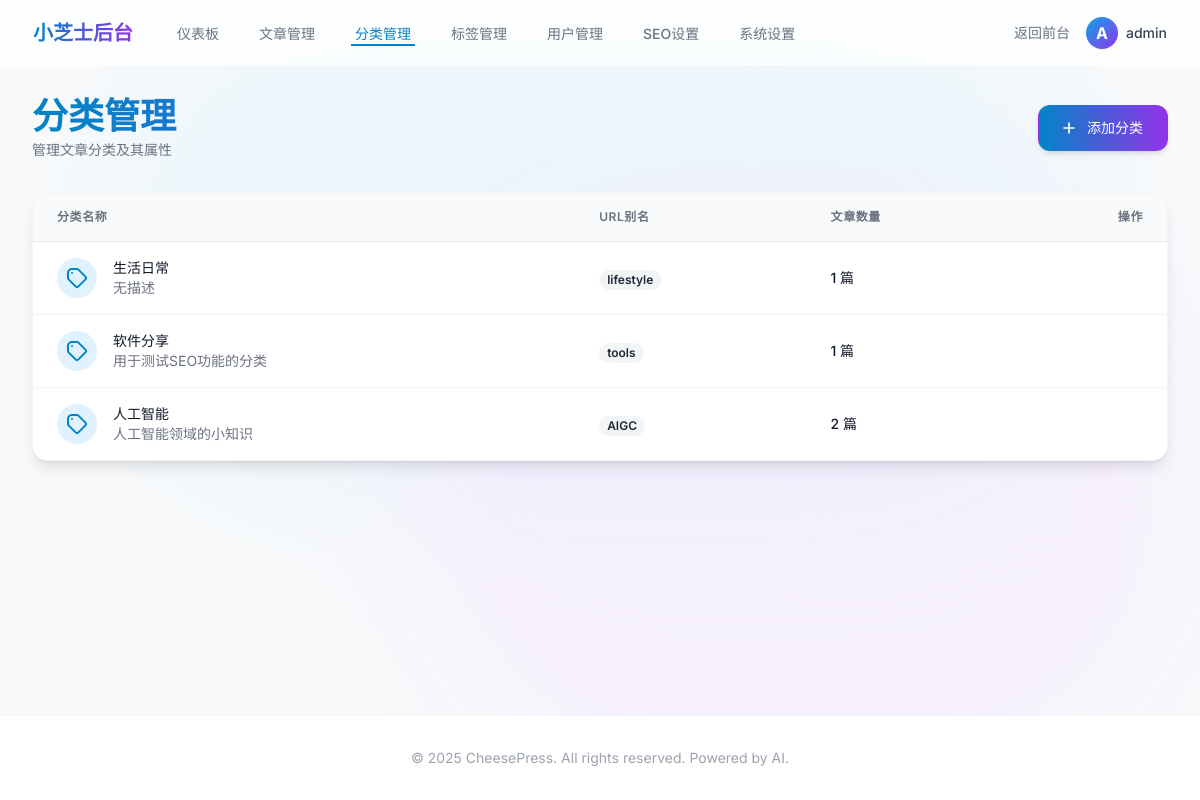
The app's page /admin/categories (signed in) with its own data.
### app/models/__init__.py (models this page shows, shortened)
class User(UserMixin, db.Model):
    __tablename__ = 'users'
    id = db.Column(db.Integer, primary_key=True)
    username = db.Column(db.String(80), unique=True, nullable=False)
    email = db.Column(db.String(120), unique=True, nullable=False)
    password_hash = db.Column(db.String(255), nullable=False)
    first_name = db.Column(db.String(50), nullable=True)
    last_name = db.Column(db.String(50), nullable=True)
    bio = db.Column(db.Text, nullable=True)
    avatar = db.Column(db.String(255), nullable=True)
    role = db.Column(db.String(20), default='user')  # user, editor, admin
    is_active = db.Column(db.Boolean, default=True)
    created_at = db.Column(db.DateTime, default=datetime.utcnow)
    updated_at = db.Column(db.DateTime, default=datetime.utcnow, onupdate=datetime.utcnow)
    posts = db.relationship('Post', backref='author', lazy=True, foreign_keys='Post.user_id')
    comments = db.relationship('Comment', backref='author', lazy=True, foreign_keys='Comment.user_id')

class Category(db.Model):
    __tablename__ = 'categories'
    id = db.Column(db.Integer, primary_key=True)
    name = db.Column(db.String(100), unique=True, nullable=False)
    slug = db.Column(db.String(100), unique=True, nullable=False)
    description = db.Column(db.Text, nullable=True)
    parent_id = db.Column(db.Integer, db.ForeignKey('categories.id'), nullable=True)
    created_at = db.Column(db.DateTime, default=datetime.utcnow)
    seo_title = db.Column(db.String(200), nullable=True)
    seo_description = db.Column(db.Text, nullable=True)
    seo_keywords = db.Column(db.Text, nullable=True)
    parent = db.relationship('Category', remote_side=[id], backref='subcategories')
    posts = db.relationship('Post', backref='category', lazy=True)

### app/admin/__init__.py (the view)
@bp.route('/categories')
def categories():
    categories = Category.query.order_by(Category.created_at.desc()).all()
    return render_template('admin/categories/index.html', categories=categories)

### app/admin/__init__.py (called while the page is built)
@bp.before_request
@login_required
def check_admin():
    if current_user.role not in ['admin', 'editor']:
        flash('您没有权限访问管理后台', 'error')
        return redirect(url_for('main.index'))

### app/utils/seo.py (called while the page is built)
def get_seo_settings():
    return SeoSetting.query.first()

def register_seo_functions(app):
    @app.context_processor
    def inject_seo_functions():
        return dict(
            get_post_seo_data=get_post_seo_data,
            get_category_seo_data=get_category_seo_data,
            get_search_seo_data=get_search_seo_data,
            generate_meta_tags=generate_meta_tags
        )

### app/templates/admin/categories/index.html (shortened to what this page needs)
{% extends "admin/base.html" %}
{% block content %}
<div class="animate-fade-in">
    <div class="md:flex md:items-center md:justify-between mb-8">
        <div class="flex-1 min-w-0">
            <h2
                class="text-3xl font-bold leading-7 text-transparent bg-clip-text bg-gradient-to-r from-primary-600 to-purple-600 sm:text-4xl sm:truncate">
            </h2>
            <p class="mt-1 text-sm text-gray-500">管理文章分类及其属性</p>
        </div>
        <div class="mt-4 flex md:mt-0 md:ml-4">
            <a href="{{ url_for('admin.create_category') }}"
                class="inline-flex items-center px-6 py-3 border border-transparent rounded-xl shadow-md text-sm font-medium text-white bg-gradient-to-r from-primary-600 to-purple-600 hover:from-primary-700 hover:to-purple-700 focus:outline-none focus:ring-2 focus:ring-offset-2 focus:ring-primary-500 transition-all transform hover:-translate-y-0.5">
                <svg class="-ml-1 mr-2 h-5 w-5" xmlns="http://www.w3.org/2000/svg" fill="none" viewBox="0 0 24 24"
                    stroke="currentColor">
                    <path stroke-linecap="round" stroke-linejoin="round" stroke-width="2"
                        d="M12 6v6m0 0v6m0-6h6m-6 0H6" />
                </svg>
                添加分类
            </a>
        </div>
    </div>
    <div class="bg-white shadow-lg rounded-2xl overflow-hidden border border-gray-100">
        <div class="overflow-x-auto">
            <table class="min-w-full divide-y divide-gray-200">
                <thead class="bg-gray-50">
                    <tr>
                        <th scope="col"
                            class="px-6 py-4 text-left text-xs font-semibold text-gray-500 uppercase tracking-wider">
                            分类名称
                        </th>
                        <th scope="col"
                            class="px-6 py-4 text-left text-xs font-semibold text-gray-500 uppercase tracking-wider">
                            URL别名
                        </th>
                        <th scope="col"
                            class="px-6 py-4 text-left text-xs font-semibold text-gray-500 uppercase tracking-wider">
                            文章数量
                        </th>
                        <th scope="col"
                            class="px-6 py-4 text-right text-xs font-semibold text-gray-500 uppercase tracking-wider">
                            操作
                        </th>
                    </tr>
                </thead>
                <tbody class="bg-white divide-y divide-gray-100">
                    {% for category in categories %}
                    <tr class="hover:bg-gray-50 transition-colors duration-150">
                        <td class="px-6 py-4 whitespace-nowrap">
                            <div class="flex items-center">
                                <div
                                    class="flex-shrink-0 h-10 w-10 rounded-full bg-primary-100 flex items-center justify-center text-primary-600">
                                    <svg class="h-6 w-6" fill="none" viewBox="0 0 24 24" stroke="currentColor">
                                        <path stroke-linecap="round" stroke-linejoin="round" stroke-width="2"
                                            d="M7 7h.01M7 3h5c.512 0 1.024.195 1.414.586l7 7a2 2 0 010 2.828l-7 7a2 2 0 01-2.828 0l-7-7A1.994 1.994 0 013 12V7a4 4 0 014-4z" />
                                    </svg>
                                </div>
                                <div class="ml-4">
                                    <div class="text-sm font-medium text-gray-900">{{ category.name }}</div>
                                    <div class="text-sm text-gray-500 max-w-xs truncate">{{ category.description if
                                        category.description else '无描述' }}</div>
                                </div>
                            </div>
                        </td>
                        <td class="px-6 py-4 whitespace-nowrap">
                            <span
                                class="px-2 inline-flex text-xs leading-5 font-semibold rounded-full bg-gray-100 text-gray-800">
                                {{ category.slug }}
                            </span>
                        </td>
                        <td class="px-6 py-4 whitespace-nowrap">
                            <div class="text-sm text-gray-900 font-medium">{{ category.posts|length }} 篇</div>
                        </td>
                        <td class="px-6 py-4 whitespace-nowrap text-right text-sm font-medium">
                    </tr>
                    {% endfor %}
                </tbody>
            </table>
        </div>
    </div>
</div>
{% endblock %}

### app/templates/admin/base.html (shortened to what this page needs)
<!DOCTYPE html>
<html lang="zh-CN">
<head>
    <script src="https://cdn.tailwindcss.com?plugins=typography,forms,line-clamp"></script>
    <link rel="stylesheet" href="{{ url_for('static', filename='css/style.css') }}">
</head>
<body class="bg-gray-50 font-sans text-gray-800 antialiased selection:bg-primary-500 selection:text-white">
    <div class="fixed inset-0 -z-10 overflow-hidden">
        <div
            class="absolute bottom-0 right-0 w-[800px] h-[600px] bg-purple-100 rounded-full blur-3xl opacity-50 pointer-events-none">
        </div>
    </div>
    <nav class="fixed w-full z-50 top-0 transition-all duration-300 glass">
        <div class="max-w-7xl mx-auto px-4 sm:px-6 lg:px-8">
            <div class="flex justify-between h-16">
                <div class="flex items-center">
                    <div class="flex-shrink-0 flex items-center">
                        <a href="{{ url_for('main.index') }}"
                            class="text-xl font-bold bg-clip-text text-transparent bg-gradient-to-r from-primary-600 to-purple-600 hover:opacity-80 transition-opacity">
                        </a>
                    </div>
                    <div class="hidden md:ml-10 md:flex md:space-x-8">
                        <a href="{{ url_for('admin.dashboard') }}"
                            class="{% if request.endpoint == 'admin.dashboard' %}text-primary-600 border-b-2 border-primary-600{% else %}text-gray-500 hover:text-gray-700 hover:border-gray-300 border-b-2 border-transparent{% endif %} inline-flex items-center px-1 pt-1 text-sm font-medium transition-all duration-200">
                            仪表板
                        </a>
                        <a href="{{ url_for('admin.posts') }}"
                            class="{% if 'admin.posts' in request.endpoint or 'admin.create_post' in request.endpoint or 'admin.edit_post' in request.endpoint %}text-primary-600 border-b-2 border-primary-600{% else %}text-gray-500 hover:text-gray-700 hover:border-gray-300 border-b-2 border-transparent{% endif %} inline-flex items-center px-1 pt-1 text-sm font-medium transition-all duration-200">
                            文章管理
                        </a>
                        <a href="{{ url_for('admin.categories') }}"
                            class="{% if 'admin.categories' in request.endpoint or 'admin.create_category' in request.endpoint or 'admin.edit_category' in request.endpoint %}text-primary-600 border-b-2 border-primary-600{% else %}text-gray-500 hover:text-gray-700 hover:border-gray-300 border-b-2 border-transparent{% endif %} inline-flex items-center px-1 pt-1 text-sm font-medium transition-all duration-200">
                            分类管理
                        </a>
                        <a href="{{ url_for('admin.tags') }}"
                            class="{% if 'admin.tags' in request.endpoint or 'admin.create_tag' in request.endpoint or 'admin.edit_tag' in request.endpoint %}text-primary-600 border-b-2 border-primary-600{% else %}text-gray-500 hover:text-gray-700 hover:border-gray-300 border-b-2 border-transparent{% endif %} inline-flex items-center px-1 pt-1 text-sm font-medium transition-all duration-200">
                            标签管理
                        </a>
                        <a href="{{ url_for('admin.users') }}"
                            class="{% if 'admin.users' in request.endpoint or 'admin.create_user' in request.endpoint or 'admin.edit_user' in request.endpoint or 'admin.change_password' in request.endpoint %}text-primary-600 border-b-2 border-primary-600{% else %}text-gray-500 hover:text-gray-700 hover:border-gray-300 border-b-2 border-transparent{% endif %} inline-flex items-center px-1 pt-1 text-sm font-medium transition-all duration-200">
                            用户管理
                        </a>
                        <a href="{{ url_for('admin_seo.index') }}"
                            class="{% if 'admin_seo' in request.endpoint %}text-primary-600 border-b-2 border-primary-600{% else %}text-gray-500 hover:text-gray-700 hover:border-gray-300 border-b-2 border-transparent{% endif %} inline-flex items-center px-1 pt-1 text-sm font-medium transition-all duration-200">
                            SEO设置
                        </a>
                        <a href="{{ url_for('admin.settings') }}"
                            class="{% if 'admin.settings' in request.endpoint %}text-primary-600 border-b-2 border-primary-600{% else %}text-gray-500 hover:text-gray-700 hover:border-gray-300 border-b-2 border-transparent{% endif %} inline-flex items-center px-1 pt-1 text-sm font-medium transition-all duration-200">
                            系统设置
                        </a>
                    </div>
                </div>
                <div class="flex items-center space-x-4">
                    <a href="{{ url_for('main.index') }}"
                        class="text-gray-500 hover:text-primary-600 transition-colors text-sm font-medium">
                        返回前台
                    </a>
                    <div class="relative group">
                        <button
                            class="flex items-center space-x-2 text-gray-700 hover:text-primary-600 transition-colors">
                            <div
                                class="w-8 h-8 rounded-full bg-gradient-to-br from-primary-500 to-purple-600 flex items-center justify-center text-white font-bold shadow-sm">
                                {{ current_user.username[0].upper() }}
                            </div>
                            <span class="text-sm font-medium">{{ current_user.username }}</span>
                        </button>
                    </div>
                </div>
            </div>
        </div>
    </nav>
    <div class="min-h-screen flex flex-col pt-16">
        <main class="flex-1 py-8">
            <div class="max-w-7xl mx-auto px-4 sm:px-6 lg:px-8">
                {% block content %}{% endblock %}
            </div>
        </main>
        <footer class="bg-white border-t border-gray-100 mt-auto">
            <div class="max-w-7xl mx-auto py-8 px-4 sm:px-6 lg:px-8">
                <div class="text-center">
                    <p class="text-sm text-gray-400">
                        &copy; 2025 CheesePress. All rights reserved. Powered by AI.
                    </p>
                </div>
            </div>
        </footer>
</body>
</html>

### app/static/css/style.css (style rules this page uses)
.glass { background: rgba(255, 255, 255, 0.7); backdrop-filter: blur(10px); -webkit-backdrop-filter: blur(10px); border: 1px solid rgba(255, 255, 255, 0.3); }
.animate-fade-in { animation: fadeIn 0.6s ease-out forwards; }

### records on screen
User: username "A", username "admin"
Category: name "生活日常", description "无描述", slug "lifestyle", posts|length "1"
Category: name "软件分享", description "用于测试SEO功能的分类", slug "tools", posts|length "1"
Category: name "人工智能", description "人工智能领域的小知识", slug "AIGC", posts|length "2"
